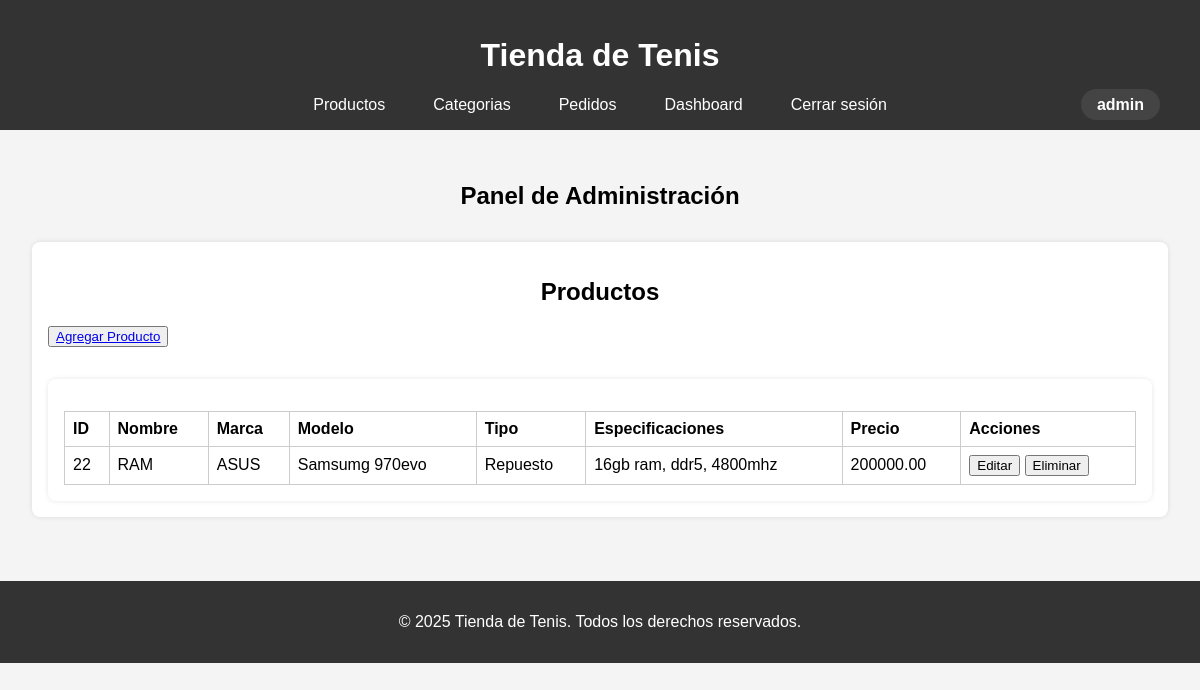
Page /index.php?accion=mostrarAdminProductos (signed in) on the committed database.
### tables this page shows
CREATE TABLE `productos` (
  `id` int(11) NOT NULL,
  `nombre` varchar(100) NOT NULL,
  `marca` varchar(100) DEFAULT NULL,
  `modelo` varchar(100) DEFAULT NULL,
  `tipo` varchar(100) DEFAULT NULL,
  `especificaciones` text DEFAULT NULL,
  `precio` decimal(10,2) NOT NULL,
  `id_categoria` int(11) NOT NULL
);

### Controlador/Controlador.php (called while the page is built, shortened)
<?php
class Controlador{
    public function mostrarProductos() {
        $gestor = new Gestor();
        $productos = $gestor->consultarProductos();
        require 'Vista/html/admin/productos.php';
    }
}
?>

### Modelo/Gestor.php (called while the page is built, shortened)
<?php
class Gestor {
    public function consultarProductos() {
        $conexion = new Conexion();
        $conexion->abrir();
        $sql = "SELECT p.id, p.nombre, p.marca, p.modelo, p.tipo, p.especificaciones, p.precio, c.nombre AS categoria
                FROM productos p
                JOIN categorias c ON p.id_categoria = c.id";
        $conexion->consulta($sql);
        $result = $conexion->obtenerResult();
        return $result;
    }
}

### Modelo/Conexion.php (called while the page is built, shortened)
<?php
class Conexion {
    private $mySQLI;
    private $result;
    public function abrir(){
        $this->mySQLI = new mysqli("localhost","root","","tienda_compus");
        if(mysqli_connect_error()){
            return 0;
        }
        else {
            return 1;
        }
    }
    public function consulta($sql){
        $this->sql = $sql;
        $this->result = $this->mySQLI->query($this->sql);
    }
    public function obtenerResult(){
        return $this->result;
    }
}

### Vista/html/admin/productos.php (the view, shortened to what this page needs)
<!DOCTYPE html>
<html lang="es">
<head>
  <link rel="stylesheet" href="Vista/css/styles.css">
</head>
<body>
  <header>
    <h1>Tienda de Tenis</h1>
    <nav>
      <a href="index.php?accion=mostrarAdminProductos">Productos</a>
      <a href="index.php?accion=mostrarAdminCategorias">Categorias</a>
      <a href="index.php?accion=mostrarAdminPedidos">Pedidos</a>
      <a href="index.php?accion=dashboard">Dashboard</a>
      <a href="index.php?accion=cerrarSesion">Cerrar sesión</a>
      <?php if (isset($_SESSION['usuario'])): ?>
        <span class="usuario-nombre"><?php echo ($_SESSION['usuario']->nombre); ?></span>
      <?php endif; ?>
    </nav>
  </header>
  <section id="panel-admin">
    <h2>Panel de Administración</h2>
    <div class="admin-section">
      <h2>Productos</h2>
      <button><a href='index.php?accion=mostrarAgregarProducto'>Agregar Producto</a></button>
      <div class="admin-section">
        <table>
          <thead>
            <tr>
              <th>ID</th>
              <th>Nombre</th>
              <th>Marca</th>
              <th>Modelo</th>
              <th>Tipo</th>
              <th>Especificaciones</th>
              <th>Precio</th>
              <th>Acciones</th>
            </tr>
          </thead>
          <?php while($prod = $productos->fetch_object()) { ?>
          <tbody>
            <tr>
              <td><?php echo $prod->id; ?></td>
              <td><?php echo $prod->nombre; ?></td>
              <td><?php echo $prod->marca; ?></td>
              <td><?php echo $prod->modelo; ?></td>
              <td><?php echo $prod->tipo; ?></td>
              <td><?php echo $prod->especificaciones; ?></td>
              <td><?php echo $prod->precio; ?></td>
              <td>
                <a href="index.php?accion=mostrarEditarProducto&id=<?php echo $prod->id; ?>"><button>Editar</button></a>
                <a href="index.php?accion=eliminarProducto&id=<?php echo $prod->id; ?>" onclick="return confirm('Esta seguro que quiere eliminar esta productoahor?');"><button>Eliminar</button></a>
              </td>
            </tr>
          </tbody>
          <?php } ?>
        </table>
      </div>
  </section>
  <footer>
    <p>&copy; 2025 Tienda de Tenis. Todos los derechos reservados.</p>
  </footer>
</body>
</html>

### Vista/css/styles.css (style rules this page uses)
body { font-family: Arial, sans-serif; margin: 0; padding: 0; background-color: #f4f4f4; }
header { background-color: #333; color: white; padding: 1rem; text-align: center; }
nav a { color: white; margin: 0 1rem; text-decoration: none; }
section { padding: 2rem; }
.admin-section { margin-top: 2rem; background: #fff; padding: 1rem; border-radius: 8px; box-shadow: 0 0 5px rgba(0,0,0,0.1); }
.admin-section table { width: 100%; border-collapse: collapse; margin-top: 1rem; }
.admin-section table, th, td { border: 1px solid #ccc; }
.admin-section th, .admin-section td { padding: 0.5rem; text-align: left; }
footer { background-color: #333; color: white; text-align: center; padding: 1rem; margin-top: 2rem; }
h2 { text-align: center; }
nav { display: flex; align-items: center; justify-content: center; position: relative; gap: 1rem; }
.usuario-nombre { font-weight: bold; color: #fff; background: #444; padding: 0.4rem 1rem; border-radius: 16px; position: absolute; right: 1.5rem; }

### rows in the picture
productos: id "22", nombre "RAM", marca "ASUS", modelo "Samsumg 970evo", tipo "Repuesto", especificaciones "16gb ram, ddr5, 4800mhz", precio "200000.00"

### other values in the picture
$_SESSION['usuario']->nombre "admin"
